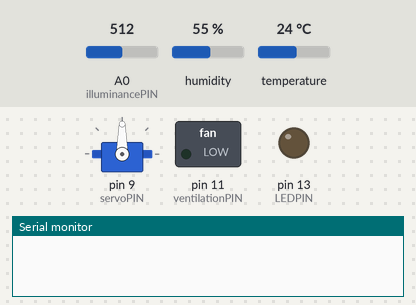
Bench run of a sketch on a simulated Arduino Uno, built with avr-gcc and run on an emulated ATmega328P. On the bench: servo, switched loads named in the sketch (green lamp = pin HIGH), output pins drawn as LEDs (lit = HIGH), the last lines printed to the serial monitor. The test bench sets the inputs (shaded band); at power-on: humidity 55 %, A0 (illuminancePIN) = 512, temperature 24 °C.

Above: at 1.2 s.
1.3 s: humidity set to 52 %
At 16.0 s:
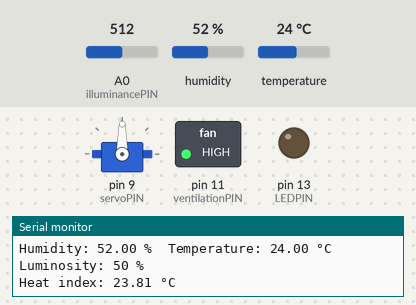
23.8 s: humidity set to 49 %
At 31.1 s:
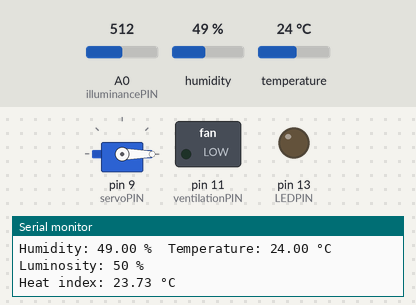
Timing chart, 0 to 32.6 s (numbered marks = the images above; inputs shaded):
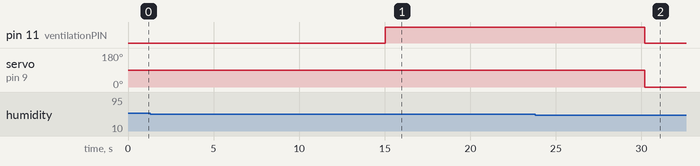

Measured:
- the behaviour switches between 51 and 50 % on humidity (found by bisection; images 1 and 2)
- after the input at 23.8 s, pin 11 (ventilationPIN): HIGH → LOW after 6.4 s; servo on pin 9 (servoPIN): 90° → 0° after 6.4 s

The sketch:

Ukupni_kod.ino
```cpp
#include "DHT.h"
#include <Servo.h>
#include <ArduinoJson.h>
#include <SoftwareSerial.h>

// Communication between Arduino and NodeMCU
SoftwareSerial linkSerial(5, 6); // RX, TX

#define DHTPIN 2            // PINS
#define illuminancePIN A0
#define LEDPIN 13
#define servoPIN 9
#define ventilationPIN 11
#define DHTTYPE DHT11

Servo servo_motor;
DHT dht(DHTPIN, DHTTYPE);  //Initialization of DHT11 sensor

int optimalTemperature = 27;
int optimalHumidity = 50;
int optimalLuminosity = 50;
int pos=0;

void setup(){
  Serial.begin(115200);

  dht.begin();
  pinMode(LEDPIN, OUTPUT);
  servo_motor.attach(servoPIN);
  pinMode(ventilationPIN, OUTPUT);
  while (!Serial) continue;
  linkSerial.begin(4800);
}

void loop() {
  delay(15000); // Wait 10 seconds between measurements.

  float temperature = dht.readTemperature();
  float humidity = dht.readHumidity();
  float farenheit = dht.readTemperature(true);
  float heat = dht.computeHeatIndex(farenheit, humidity);
  heat = (heat - 32) * 5 / 9;
  int luminosity = analogRead(illuminancePIN);
  luminosity = map (luminosity, 0, 1023, 0, 100);

  Serial.print("Humidity: ");
  Serial.print(humidity);
  Serial.print(" %\t");
  Serial.print("Temperature: ");
  Serial.print(temperature);
  Serial.print(" °C\t ");
  Serial.print("Luminosity: ");
  Serial.print(luminosity);
  Serial.println(" %\t ");
  Serial.print("Heat index: ");
  Serial.print(heat);
  Serial.println(" °C\t ");

  // MAIN LOGIC
  if (temperature >= optimalTemperature || humidity > optimalHumidity)
  {
    OpenWindow();
    FanON();
  }
  else if (temperature <= optimalTemperature)
  {
    CloseWindow();
    FanOFF();
  }
  if (luminosity < optimalLuminosity)
  {
    LightON();
  }
  else if (luminosity >= optimalLuminosity)
  {
    LightOFF();
  }
    // sending data ->Create the JSON document

    StaticJsonDocument<1024> doc;
    doc["temperature"] = temperature;
    doc["humidity"] = humidity;
    doc["heat"] = heat;
    doc["luminosity"] = luminosity;

    // Send the JSON document over the "link" serial port
    serializeJson(doc, linkSerial);
}

// WINDOWS functions
void OpenWindow() {
  for (pos = 0; pos <= 90; pos += 10) {
    servo_motor.write(pos);
  }
}

void CloseWindow() {
  for (pos = 90; pos >= 0; pos -= 10) {
    servo_motor.write(pos);
  }
}

// LIGHT functions
void LightON() {
  digitalWrite(LEDPIN, HIGH);
}

void LightOFF() {
  digitalWrite(LEDPIN, LOW);
}

// FAN functions
void FanON() {
  digitalWrite(ventilationPIN, HIGH);
}

void FanOFF() {
  digitalWrite(ventilationPIN, LOW);
}
```
